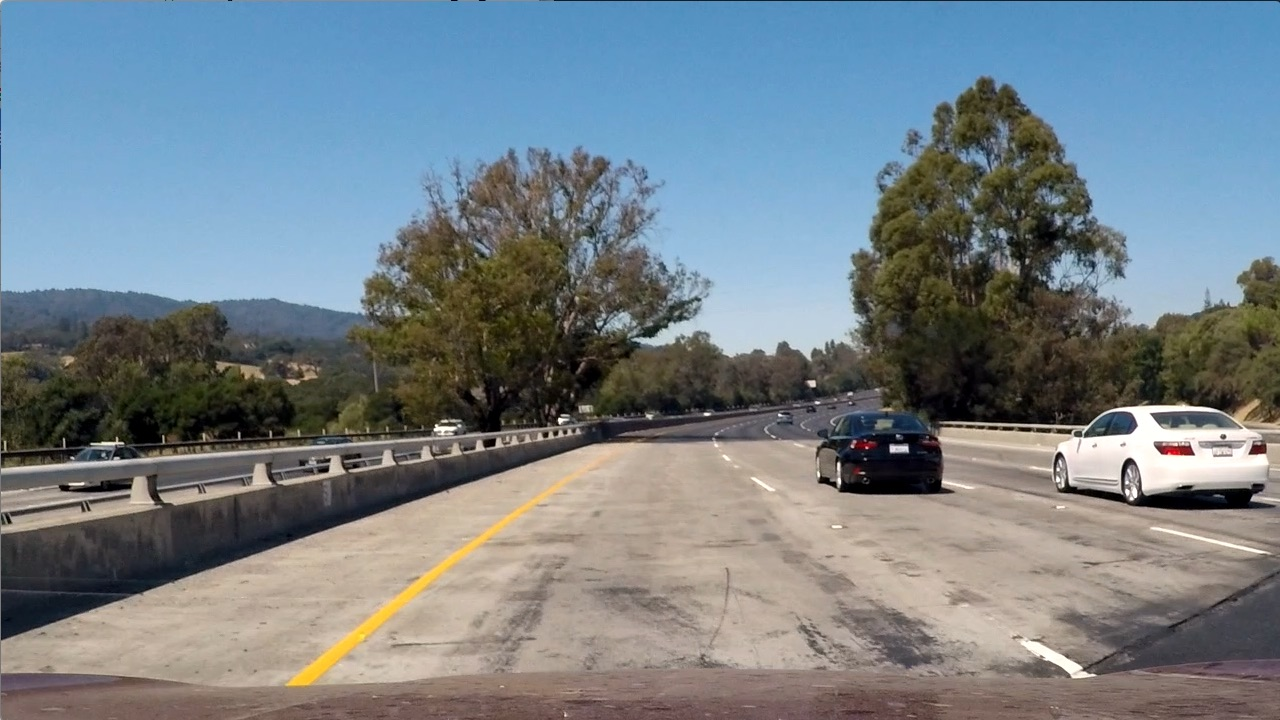
#> input picture test_images/test1.jpg, 1280 x 720 px
$ jupyter execute --allow-errors Nauris_Dorbe_P5.ipynb   (shell and % lines are left out)   (older library calls are emulated)
#> lines starting #> are read from the running program, lines starting #| are printed output that depends on the picture
[cell 1]
# All necesarry imports for project

import numpy as np
import cv2
from skimage.feature import hog
import matplotlib.pyplot as plt
import glob
import time
from sklearn.svm import LinearSVC
from sklearn.preprocessing import StandardScaler
from skimage.feature import hog
from sklearn.model_selection import train_test_split
from scipy.ndimage.measurements import label
import pickle
import math
from matplotlib import gridspec
from moviepy.editor import VideoFileClip

[cell 2]
class Utils(object):
    """Some utils useful during work."""

    def pim(self, images, titles=None, cmap='gray'):
        """Display one or more images in one row without blocking.

        Input :
            images : list of images as numpy arrays
            titles : list of title strings for each image. Default : None
            cmap : color map for showing image. Default : gray

        Output :
            Plot all images in one row with plt.show(block=False)
        """

        if type(images) != list:
            return None

        N = len(images)

        cols = len(images)
        rows = int(math.ceil(N / cols))

        if titles is None:
            titles = ['Image'] * N

        gs = gridspec.GridSpec(rows, cols)
        fig = plt.figure(figsize=(14, 8))
        for n in range(N):
            ax = fig.add_subplot(gs[n])
            ax.imshow(images[n], cmap=cmap)
            ax.set_title(titles[n])

        gs.tight_layout(fig)
        plt.show(block=False)

    # [24 lines left out: function basic_info, not called in this run]
U = Utils()

[cell 3]
# [41 lines left out: functions get_hog_features, bin_spatial, color_hist, not called in this run]

def extract_features(imgs, color_space='RGB', spatial_size=(32, 32),
                        hist_bins=32, orient=9,
                        pix_per_cell=8, cell_per_block=2, hog_channel=0,
                        spatial_feat=True, hist_feat=True, hog_feat=True):

    """
    Function to extract features from a list of images.
    Have this function call bin_spatial() and color_hist()
    """

    # Create a list to append feature vectors to
    features = []
    # Iterate through the list of images
    for file in imgs:
        file_features = []
        # Read in each one by one
        image = cv2.imread(file)
        image = cv2.cvtColor(image, cv2.COLOR_BGR2RGB)
        # apply color conversion if other than 'RGB'
        if color_space != 'RGB':
            if color_space == 'HSV':
                feature_image = cv2.cvtColor(image, cv2.COLOR_RGB2HSV)
            elif color_space == 'LUV':
                feature_image = cv2.cvtColor(image, cv2.COLOR_RGB2LUV)
            elif color_space == 'HLS':
                feature_image = cv2.cvtColor(image, cv2.COLOR_RGB2HLS)
            elif color_space == 'YUV':
                feature_image = cv2.cvtColor(image, cv2.COLOR_RGB2YUV)
            elif color_space == 'YCrCb':
                feature_image = cv2.cvtColor(image, cv2.COLOR_RGB2YCrCb)
        else: feature_image = np.copy(image)

        if spatial_feat == True:
            spatial_features = bin_spatial(feature_image, size=spatial_size)
            file_features.append(spatial_features)
        if hist_feat == True:
            # Apply color_hist()
            hist_features = color_hist(feature_image, nbins=hist_bins)
            file_features.append(hist_features)
        if hog_feat == True:
        # Call get_hog_features() with vis=False, feature_vec=True
            if hog_channel == 'ALL':
                hog_features = []
                for channel in range(feature_image.shape[2]):
                    hog_features.append(get_hog_features(feature_image[:,:,channel],
                                        orient, pix_per_cell, cell_per_block,
                                        vis=False, feature_vec=True))
                hog_features = np.ravel(hog_features)
            else:
                hog_features = get_hog_features(feature_image[:,:,hog_channel], orient,
                            pix_per_cell, cell_per_block, vis=False, feature_vec=True)
            # Append the new feature vector to the features list
            file_features.append(hog_features)
        features.append(np.concatenate(file_features))

    # Return list of feature vectors
    return features

def slide_window(img, x_start_stop=[None, None], y_start_stop=[None, None],
                    xy_window=(64, 64), xy_overlap=(0.5, 0.5)):

    """
    Function that takes an image, start and stop positions in both x and y,
    window size (x and y dimensions), and overlap fraction (for both x and y)
    """

    # If x and/or y start/stop positions not defined, set to image size
    if x_start_stop[0] == None:
        x_start_stop[0] = 0
    if x_start_stop[1] == None:
        x_start_stop[1] = img.shape[1]
    if y_start_stop[0] == None:
        y_start_stop[0] = 0
    if y_start_stop[1] == None:
        y_start_stop[1] = img.shape[0]

    # Compute the span of the region to be searched
    xspan = x_start_stop[1] - x_start_stop[0]
    yspan = y_start_stop[1] - y_start_stop[0]
    # Compute the number of pixels per step in x/y
    nx_pix_per_step = np.int(xy_window[0]*(1 - xy_overlap[0]))
    ny_pix_per_step = np.int(xy_window[1]*(1 - xy_overlap[1]))
    # Compute the number of windows in x/y
    nx_windows = np.int(xspan/nx_pix_per_step) - 1
    ny_windows = np.int(yspan/ny_pix_per_step) - 1
    # Initialize a list to append window positions to
    window_list = []
    # Loop through finding x and y window positions
    # Note: you could vectorize this step, but in practice
    # you'll be considering windows one by one with your
    # classifier, so looping makes sense
    for ys in range(ny_windows):
        for xs in range(nx_windows):
            # Calculate window position
            startx = xs*nx_pix_per_step + x_start_stop[0]
            endx = startx + xy_window[0]
            starty = ys*ny_pix_per_step + y_start_stop[0]
            endy = starty + xy_window[1]

            # Append window position to list
            window_list.append(((startx, starty), (endx, endy)))
    # Return the list of windows
    return window_list

def draw_boxes(img, bboxes, color=(0, 0, 255), thick=6):
    """Function to draw bounding boxes."""

    # Make a copy of the image
    imcopy = np.copy(img)
    # Iterate through the bounding boxes
    for bbox in bboxes:
        # Draw a rectangle given bbox coordinates
        cv2.rectangle(imcopy, bbox[0], bbox[1], color, thick)
    # Return the image copy with boxes drawn
    return imcopy

[cell 4]
# [87 lines left out: functions single_img_features, search_windows, not called in this run]

[cell 5]
class detect_cars(object):
    """Find and track cars in image stream."""

    def __init__(self):
        """Initialize class variables."""

        self.prev_boxes = []
        self.stop_going = 0

    # [91 lines left out: functions adjust_bbox, draw_labeled_bboxes, apply_threshold, add_heat, not called in this run]

    def find_cars(self, image, test=False):
        """Find cars in images."""

        self.test = test
        draw_image = np.copy(image)

        windows = []
        for y_start_stop, x_start_stop, xy_window, xy_overlap in zip(y_start_stops, x_start_stops, xy_windows, xy_overlaps):
            windows += slide_window(image, x_start_stop=x_start_stop, y_start_stop=y_start_stop,
                                    xy_window=xy_window, xy_overlap=xy_overlap)

        hot_windows = search_windows(image, windows, svc, X_scaler, color_space=color_space,
                                     spatial_size=spatial_size, hist_bins=hist_bins,
                                     orient=orient, pix_per_cell=pix_per_cell,
                                     cell_per_block=cell_per_block,
                                     hog_channel=hog_channel, spatial_feat=spatial_feat,
                                     hist_feat=hist_feat, hog_feat=hog_feat)

        heat = np.zeros_like(image[:,:,0]).astype(np.float)
        # Add heat to each box in box list
        heat = self.add_heat(heat, hot_windows)

        # Apply threshold to help remove false positives
        heat = self.apply_threshold(heat, 1)

        # Visualize the heatmap when displaying
        heatmap = np.clip(heat, 0, 255)

        # Find final boxes from heatmap using label function
        labels = label(heatmap)
        draw_img = self.draw_labeled_bboxes(np.copy(image), labels)

        if self.test:
            window_img = draw_boxes(draw_image, hot_windows, color=(0, 0, 255), thick=6)
            all_windows_img = draw_boxes(draw_image, windows, color=(0, 0, 255), thick=4)

            U.pim([all_windows_img, window_img, heatmap, draw_img], ['All win {}'.format(len(windows)),'Classified win', 'HeatMap', 'Result'])
        else:
            return draw_img

# Example : training data

[cell 6]
vehicle_example_path = 'vehicles/GTI_Far/image0217.png'
notvehicle_example_path = 'non-vehicles/GTI/image95.png'

#> (the rest of this cell did not finish here and is left out)

# Test : extracting HOG features

#> (a cell that did not finish here is left out)

# Test : sliding window

[cell 8]
test_image_path = 'test_images/test1.jpg'
#> test_image_path = 'test_images/test1.jpg'
test_image = cv2.imread(test_image_path)
#> test_image is the input picture: shape (720, 1280, 3); mean B, G, R 135.5, 128.7, 117.5
test_image = cv2.cvtColor(test_image, cv2.COLOR_BGR2RGB)

x_start_stops = [[650, None], [650, None], [650, None], [650, None]] # Min and max in y to search in slide_window()
xy_windows = [(96, 96), (110, 145), (155, 165), (170, 200)] # x, y

y_start_stops = [[395, 530], [380, 590], [370, 590], [400, 700]] # Min and max in y to search in slide_window()
xy_overlaps = [(0.9, 0.5), (0.7, 0.6), (0.6, 0.5), (0.6, 0.5)] # x, y

windows = []
for y_start_stop, x_start_stop, xy_window, xy_overlap in zip(y_start_stops, x_start_stops, xy_windows, xy_overlaps):
    windows += slide_window(test_image, x_start_stop=x_start_stop, y_start_stop=y_start_stop,
                            xy_window=xy_window, xy_overlap=xy_overlap)

test_image_windows = draw_boxes(test_image, windows, color=(0, 0, 255), thick=4)
#> the loop in draw_boxes, `for bbox in bboxes:` made 130 passes
#> bbox on passes 1 to 12: ((650, 395), (746, 491)), ((659, 395), (755, 491)), ((668, 395), (764, 491)), ((677, 395), (773, 491)), ((686, 395), (782, 491)), ((695, 395), (791, 491)), ((704, 395), (800, 491)), ((713, 395), (809, 491)), ((722, 395), (818, 491)), ((731, 395), (827, 491)), ((740, 395), (836, 491)), ((749, 395), (845, 491))
#> after the loop in draw_boxes, `for bbox in bboxes:`:
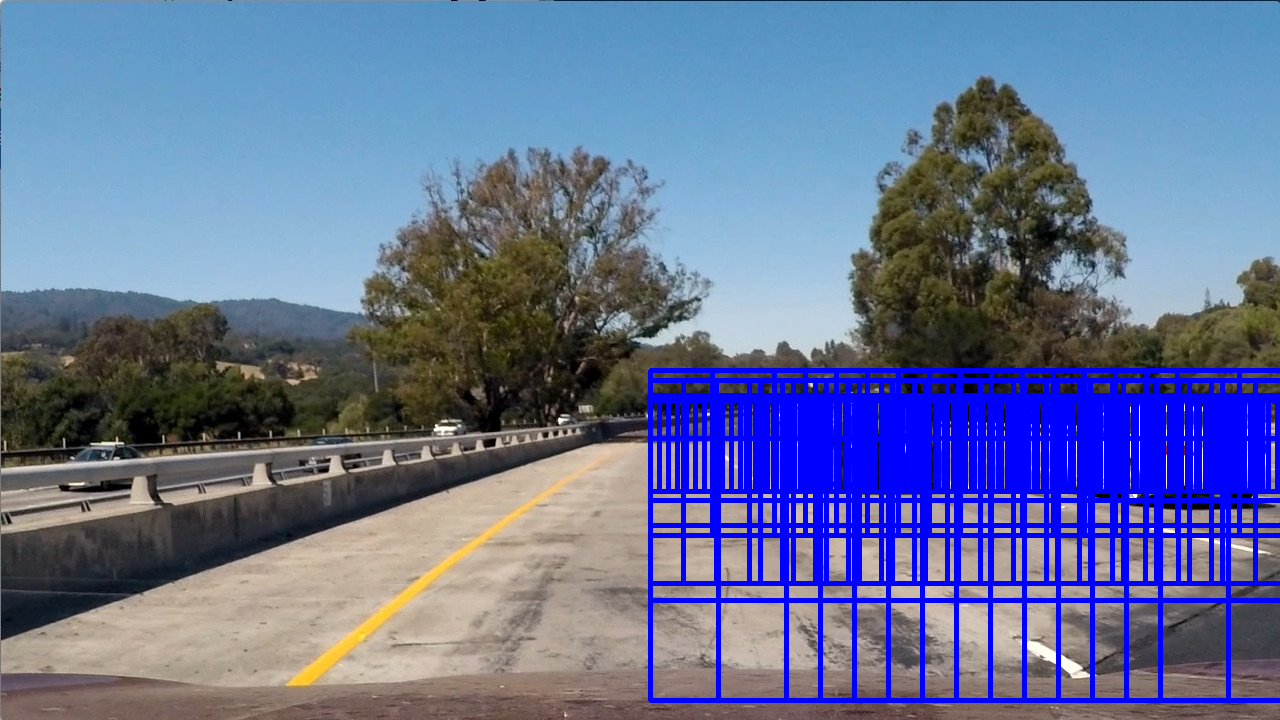
#> imcopy: shape (720, 1280, 3); mean R, G, B 101.5, 113.9, 152.4

U.pim([test_image_windows], 'All windows')
#> in pim, `N = len(images)`: N = 1

save_im = cv2.cvtColor(test_image_windows, cv2.COLOR_RGB2BGR)
s = cv2.imwrite("test_image_windows.jpg", save_im)

# Test : detecting cars in image

[cell 9]
# cars : https://s3.amazonaws.com/udacity-sdc/Vehicle_Tracking/vehicles.zip
# not cars : https://s3.amazonaws.com/udacity-sdc/Vehicle_Tracking/non-vehicles.zip

# Read in cars and notcars
car_dir_names = ['vehicles/KITTI_extracted/', 'vehicles/GTI_Right/', 'vehicles/GTI_MiddleClose/',
                 'vehicles/GTI_Left/', 'vehicles/GTI_Far/']
notcar_dir_names = ['non-vehicles/Extras/', 'non-vehicles/GTI/']

cars = []
notcars = []

for d in car_dir_names:
    cars += glob.glob(d + '*.png')
for d in notcar_dir_names:
    notcars += glob.glob(d + '*.png')

color_space = 'LUV'
spatial_size = (16, 16)
hist_bins = 16 # Number of histogram bins
orient = 8  # HOG orientations
pix_per_cell = 8 # HOG pixels per cell
cell_per_block = 2 # HOG cells per block
hog_channel = 0 # Can be 0, 1, 2, or "ALL"
spatial_feat = True # Spatial features on or off
hist_feat = True # Histogram features on or off
hog_feat = True # HOG features on or off

car_features = extract_features(cars, color_space=color_space,
                        spatial_size=spatial_size, hist_bins=hist_bins,
                        orient=orient, pix_per_cell=pix_per_cell,
                        cell_per_block=cell_per_block,
                        hog_channel=hog_channel, spatial_feat=spatial_feat,
                        hist_feat=hist_feat, hog_feat=hog_feat)
notcar_features = extract_features(notcars, color_space=color_space,
                        spatial_size=spatial_size, hist_bins=hist_bins,
                        orient=orient, pix_per_cell=pix_per_cell,
                        cell_per_block=cell_per_block,
                        hog_channel=hog_channel, spatial_feat=spatial_feat,
                        hist_feat=hist_feat, hog_feat=hog_feat)

X = np.vstack((car_features, notcar_features)).astype(np.float64)
# Fit a per-column scaler
#> (the rest of this cell did not finish here and is left out)

# Loading training images

[cell 10]
# cars : https://s3.amazonaws.com/udacity-sdc/Vehicle_Tracking/vehicles.zip
# not cars : https://s3.amazonaws.com/udacity-sdc/Vehicle_Tracking/non-vehicles.zip

# Read in cars and notcars
car_dir_names = ['vehicles/KITTI_extracted/', 'vehicles/GTI_Right/', 'vehicles/GTI_MiddleClose/',
                 'vehicles/GTI_Left/', 'vehicles/GTI_Far/']
notcar_dir_names = ['non-vehicles/Extras/', 'non-vehicles/GTI/']

cars = []
notcars = []

for d in car_dir_names:
    cars += glob.glob(d + '*.png')
for d in notcar_dir_names:
    notcars += glob.glob(d + '*.png')

# Setting main feature parameters

[cell 11]
color_space = 'LUV' # Can be RGB, HSV, LUV, HLS, YUV, YCrCb
hog_channel = 0 # Can be 0, 1, 2, or "ALL"
orient = 8  # HOG orientations

spatial_size = (16, 16) # Spatial binning dimensions
cell_per_block = 2 # HOG cells per block
pix_per_cell = 8 # HOG pixels per cell

hist_bins = 16 # Number of histogram bins

spatial_feat = True # Spatial features on or off
hist_feat = True # Histogram features on or off
hog_feat = True # HOG features on or off

x_start_stops = [[650, None], [650, None], [650, None], [650, None]] # Min and max in y to search in slide_window()
xy_windows = [(96, 96), (110, 145), (155, 165), (170, 200)] # x, y

y_start_stops = [[395, 530], [380, 590], [370, 590], [400, 700]] # Min and max in y to search in slide_window()
xy_overlaps = [(0.9, 0.5), (0.7, 0.6), (0.6, 0.5), (0.6, 0.5)] # x, y

# Extract features

[cell 12]
car_features = extract_features(cars, color_space=color_space,
                        spatial_size=spatial_size, hist_bins=hist_bins,
                        orient=orient, pix_per_cell=pix_per_cell,
                        cell_per_block=cell_per_block,
                        hog_channel=hog_channel, spatial_feat=spatial_feat,
                        hist_feat=hist_feat, hog_feat=hog_feat)
notcar_features = extract_features(notcars, color_space=color_space,
                        spatial_size=spatial_size, hist_bins=hist_bins,
                        orient=orient, pix_per_cell=pix_per_cell,
                        cell_per_block=cell_per_block,
                        hog_channel=hog_channel, spatial_feat=spatial_feat,
                        hist_feat=hist_feat, hog_feat=hog_feat)

# Format data

[cell 13]
X = np.vstack((car_features, notcar_features)).astype(np.float64)
# Fit a per-column scaler
#> (the rest of this cell did not finish here and is left out)

# Training

[cell 14]
# Use a linear SVC
svc = LinearSVC()
# Check the training time for the SVC
t = time.time()
#> (the rest of this cell did not finish here and is left out)

[cell 15]
D = detect_cars() # initilize detect_cars class

#> (the rest of this cell did not finish here and is left out)
